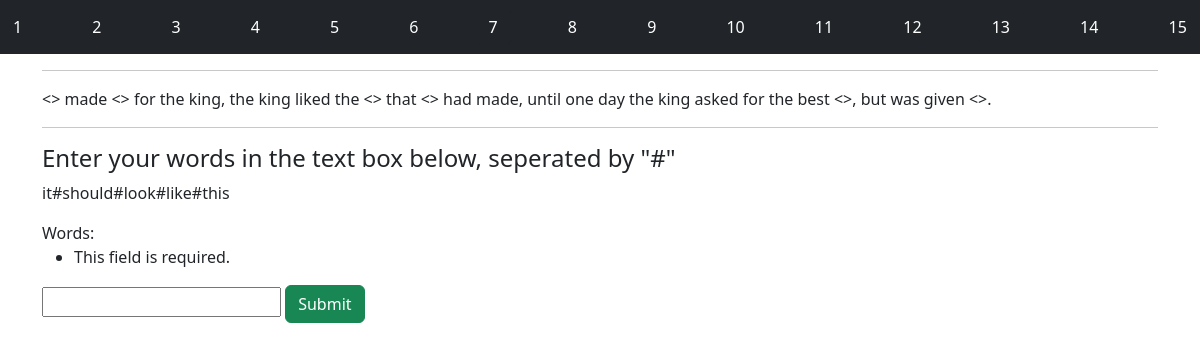
The page /madlibs/home/5 on the database its author committed.
### madlibsapp/models.py (models this page shows, shortened)
class Story(models.Model):
    def __str__(self):
        return self.words
    words = models.CharField(max_length=1024)

### madlibsapp/views.py (the view)
# urls.py: path("home/<int:id>", views.home, name="home"),
def home(request,id):
    try:
        item = Story.objects.get(pk=id)
    except:
        item = Story.objects.get(pk=1)
    words = str(item)
    form = WordInputForm(request.POST)
    if(request.method == "POST"):
        if form.is_valid():
            words = item.Format(form.cleaned_data["inputWords"].split("#"))
    context={"item":words, "form":form}
    return render(request, "madlibs/home.html", context)

### madlibsapp/forms.py
class WordInputForm(forms.Form):
    inputWords = forms.CharField(label="Words", max_length=(2048))

### madlibsapp/context_processors.py (called while the page is built)
def StoryList(request):
	return {"StoryList": Story.objects.all(),}

### madlibsapp/templates/madlibs/home.html (shortened to what this page needs)
{% extends "madlibs/navbar.html" %}
{% block body %}
<div class="container">
    <hr />
    <div>
        <p>
            {{ item }}
        </p>
    </div>
    <hr />
    <div>
        <h4>
            Enter your words in the text box below, seperated by "#"
        </h4>
        <p>
            it#should#look#like#this
        </p>
    </div>
    <div>
        <form method="POST">
            {{ form }}
            <button type="submit" class="btn btn-success">Submit</button>
        </form>
    </div>
</div>
{% endblock %}

### madlibsapp/templates/madlibs/navbar.html (shortened to what this page needs)
<!DOCTYPE html>
<html lang="en">
<head>
    <link href="https://cdn.jsdelivr.net/npm/bootstrap@5.3.0/dist/css/bootstrap.min.css" rel="stylesheet">
</head>
<body>
    <nav class="navbar navbar-dark bg-dark">
        {% for link in StoryList %}
        <a href="{% url 'home' link.id %}" class="btn btn-dark"> {{ link.id }}</a>
        {% endfor %}
    </nav>
    {% block body %}
    {% endblock %}
</body>
</html>

### rows shown on the page
Story: id "1"
Story: id "2"
Story: id "3"
Story: id "4"
Story: id "5", words "<> made <> for the king, the king liked the <> that <> had made, until one day the king asked for the best <>, but was given <>."
Story: id "6"
Story: id "7"
Story: id "8"
Story: id "9"
Story: id "10"
Story: id "11"
Story: id "12"
Story: id "13"
Story: id "14"
Story: id "15"
